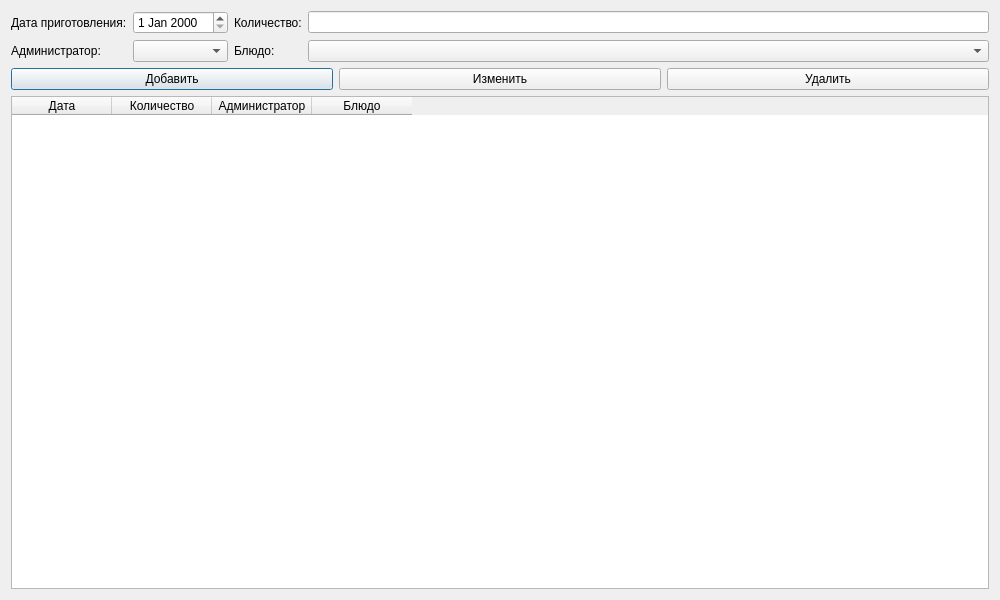
<?xml version="1.0" encoding="UTF-8"?>
<ui version="4.0">
 <class>PlansPage</class>
 <widget class="QDialog" name="PlansPage">
  <property name="geometry">
   <rect>
    <x>0</x>
    <y>0</y>
    <width>1000</width>
    <height>600</height>
   </rect>
  </property>
  <property name="windowTitle">
   <string>Планы</string>
  </property>
  <layout class="QVBoxLayout" name="verticalLayout">
   <item>
    <layout class="QGridLayout" name="gridLayout">
     <item row="0" column="0">
      <widget class="QLabel" name="label">
       <property name="text">
        <string>Дата приготовления:</string>
       </property>
      </widget>
     </item>
     <item row="0" column="1">
      <widget class="QDateEdit" name="de_date"/>
     </item>
     <item row="0" column="2">
      <widget class="QLabel" name="label_2">
       <property name="text">
        <string>Количество:</string>
       </property>
      </widget>
     </item>
     <item row="0" column="3">
      <widget class="QLineEdit" name="le_quantity"/>
     </item>
     <item row="1" column="0">
      <widget class="QLabel" name="label_3">
       <property name="text">
        <string>Администратор:</string>
       </property>
      </widget>
     </item>
     <item row="1" column="1">
      <widget class="QComboBox" name="cb_admin"/>
     </item>
     <item row="1" column="2">
      <widget class="QLabel" name="label_4">
       <property name="text">
        <string>Блюдо:</string>
       </property>
      </widget>
     </item>
     <item row="1" column="3">
      <widget class="QComboBox" name="cb_dish"/>
     </item>
    </layout>
   </item>
   <item>
    <layout class="QHBoxLayout" name="horizontalLayout">
     <item>
      <widget class="QPushButton" name="btn_add">
       <property name="text">
        <string>Добавить</string>
       </property>
      </widget>
     </item>
     <item>
      <widget class="QPushButton" name="btn_edit">
       <property name="text">
        <string>Изменить</string>
       </property>
      </widget>
     </item>
     <item>
      <widget class="QPushButton" name="btn_delete">
       <property name="text">
        <string>Удалить</string>
       </property>
      </widget>
     </item>
    </layout>
   </item>
   <item>
    <widget class="QTableWidget" name="tableWidget">
     <column>
      <property name="text">
       <string>Дата</string>
      </property>
     </column>
     <column>
      <property name="text">
       <string>Количество</string>
      </property>
     </column>
     <column>
      <property name="text">
       <string>Администратор</string>
      </property>
     </column>
     <column>
      <property name="text">
       <string>Блюдо</string>
      </property>
     </column>
    </widget>
   </item>
  </layout>
 </widget>
 <resources/>
 <connections/>
</ui>
